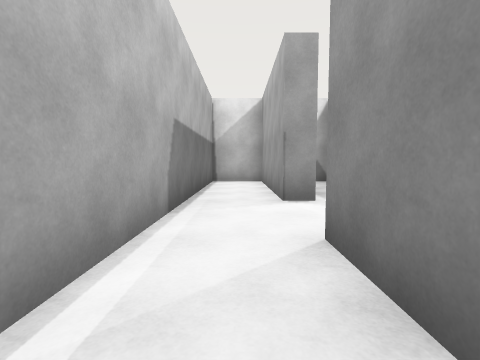
[1] (above)

16 first-person views from a walk through a scene from a Unity 3-D project. The camera is 1.2 m above the floor, tilts 4° down and sees 85° across. The floor is counted in squares, 2 m on a side. Each view is taken from the middle of a square. On the plan, view 1 faces up. The plan holds only what a view shows up to about 9 squares ahead; the rest is blank. The place goes on beyond the plan. The player is left out.

[2]
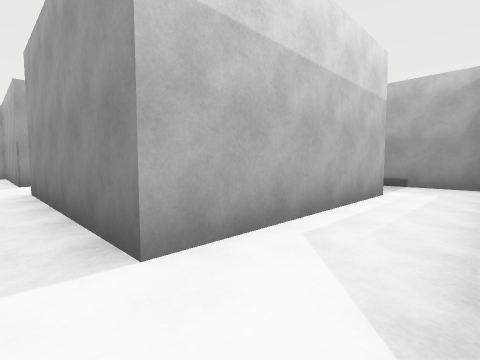

[3]
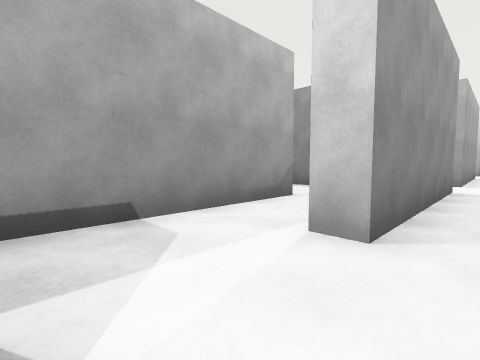

[4]
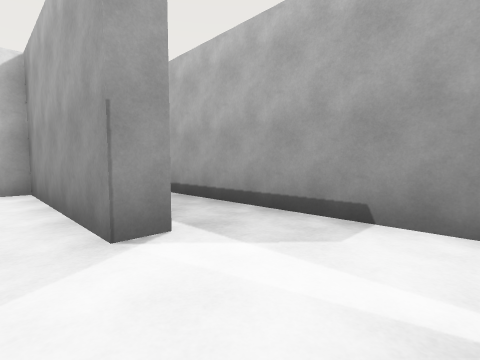

[5]
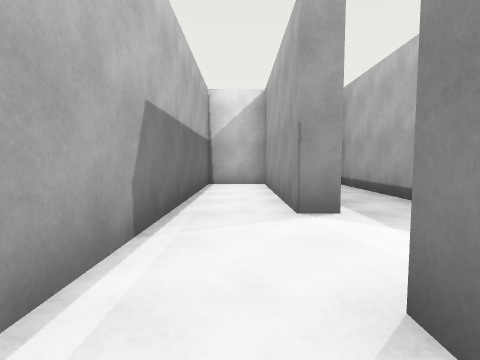

[6]
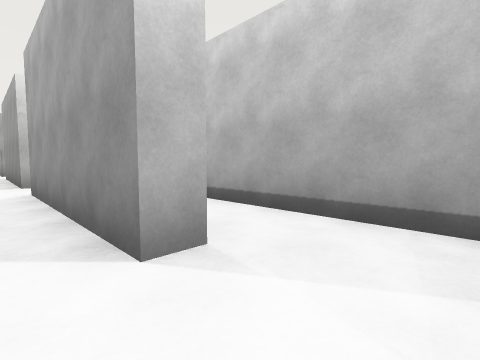

[7]
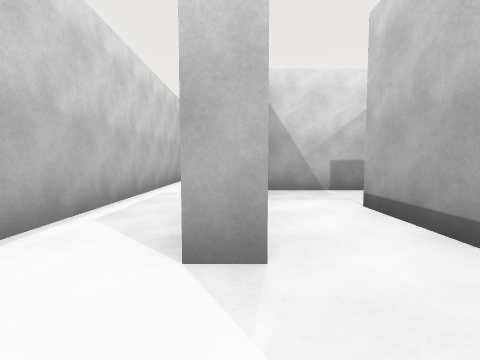

[8]
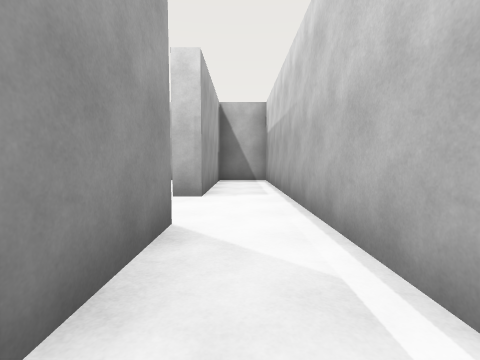

[9]
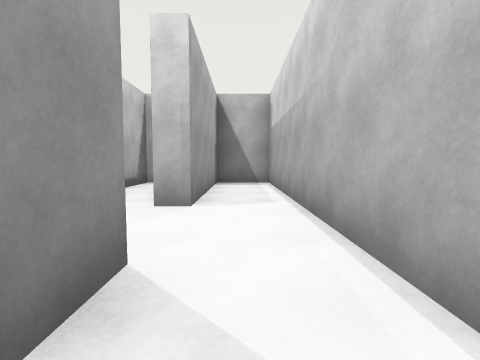

[10]
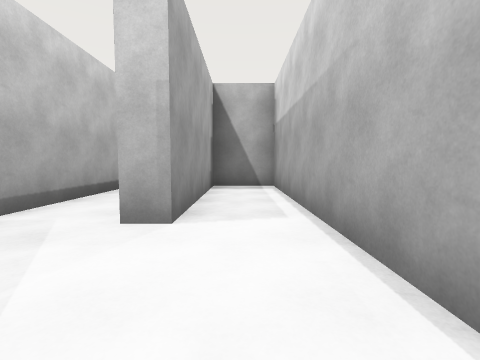

[11]
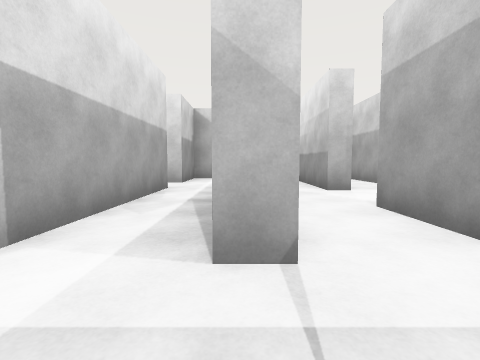

[12]
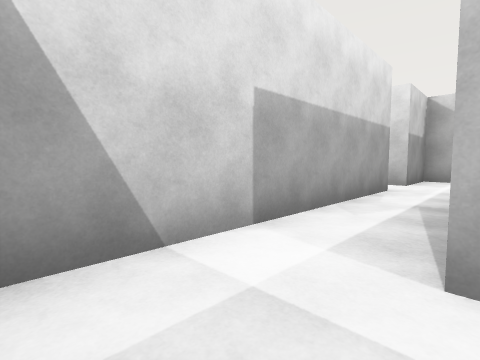

[13]
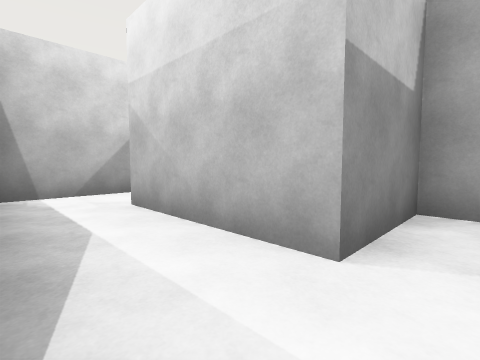

[14]
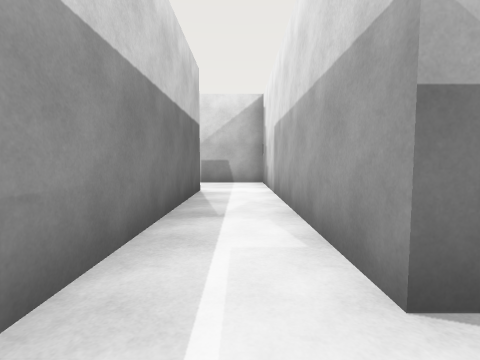

[15]
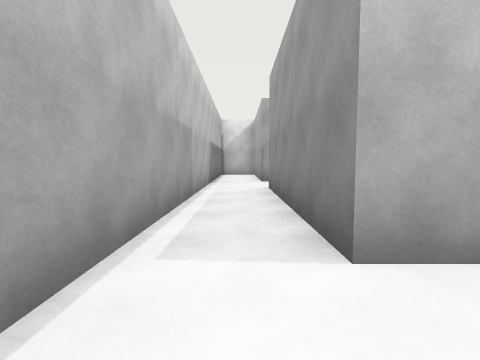

[16]
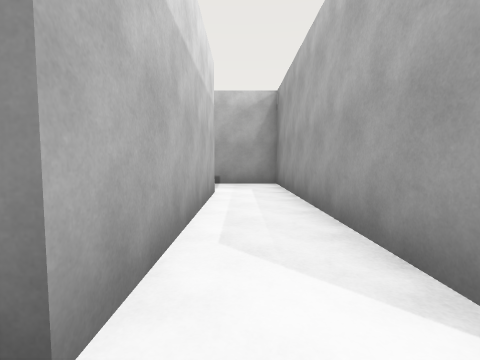

### Floor plan
Points are (right, up) in squares from view 1. A wall is a line through its corners. A room is listed if a view was taken in it or the views show most of it. See-through windows are left out.
Room 1 (views 1, 2, 3, 4, 5, 6, 7, 8, 9, 10, 15, 16)
walls: (1.2, -8.5) (0.7, -8.5) (0.7, -4) (7.2, -4) (7.2, -1.9); (5.2, -2.5) (0.7, -2.5) (0.7, 2); (0.7, 4) (0.7, 8) (-0.8, 8) (-0.8, -14.5) (0.7, -14.5) (0.7, -10.5) (1.2, -10.5)
ways out: opening at (1, 2.5) to room 4; opening at (1, -9.5) to room 5; opening at (6, -2)
Room 2 (views 11, 12)
walls: (1.2, -6.9) (1.2, -8.5); (3.5, -4.5) (1.5, -4.5); (2.7, -8.5) (2.7, -6.5) (3.2, -6.5)
ways out: opening at (3, -5.5) to room 3; opening at (2, -7.5) to room 5
Room 3 (views 13, 14)
walls: (4.7, -11.1) (4.7, -4.5) (3.5, -4.5); (3.2, -6.5) (3.2, -11.1); (4, -14.5) (4.7, -14.5) (4.7, -12.5) (7.8, -12.5); (9.2, -13.1) (9.2, -11.1)
ways out: opening at (3, -5.5) to room 2; opening at (8, -13)
Room 4 (no view inside)
walls: (1.2, 4) (0.7, 4); (0.7, 2) (1.2, 2); (2.7, 0) (2.7, 8) (2.2, 8)
ways out: opening at (1, 2.5) to room 1; opening at (2, 0.5)
Room 5 (no view inside)
walls: (1.2, -10.5) (1.2, -13.1); (2.1, -14.5) (2.7, -14.5) (2.7, -8.5)
ways out: opening at (1, -9.5) to room 1; opening at (2, -7.5) to room 2

Where each view was taken, in squares from view 1:
view 1: 0 up, 0 right, facing up
view 2: 4 down, 0 right, facing up-right
view 3: 4 up, 0 right, facing down-right
view 4: 2 up, 0 right, facing up-right
view 5: 1 up, 0 right, facing up
view 6: 10 down, 0 right, facing up-right
view 7: 10 down, 1 right, facing up
view 8: 6 down, 0 right, facing down
view 9: 7 down, 0 right, facing down
view 10: 8 down, 0 right, facing down
view 11: 5 down, 3 right, facing down
view 12: 5 down, 3 right, facing down-right
view 13: 11 down, 4 right, facing down-right
view 14: 12 down, 4 right, facing up
view 15: 4 down, 0 right, facing up
view 16: 3 down, 0 right, facing right
